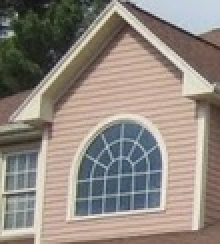
#> input picture data/House.jpg, 110 x 122 px, shrunk from 131 x 145 before the run (shown 2 times larger)
$ python SIFTdetection.py
#> lines starting #> are read from the running program, lines starting #| are printed output that depends on the picture; after the words box and inside, x2 and y2 are one past the last pixel; in counts of white or black regions, pixels touching at a corner belong together
import numpy as np
import cv2 as cv
from matplotlib import pyplot as plt
import time
from glob import glob
start_time=time.time()
try:
  MIN_MATCH_COUNT = 6
  img1 = cv.imread('data/House.jpg', 0)          # queryImage
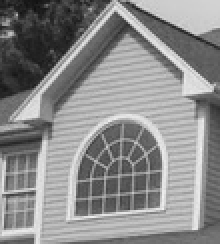
#> img1: shape (122, 110) (shown 2 times larger); min 17, max 244, mean 137.9
  imgpaths=glob('data/House/*')

  sift = cv.SIFT_create()
  FLANN_INDEX_KDTREE = 1
  index_params = dict(algorithm = FLANN_INDEX_KDTREE, trees = 5)
  search_params = dict(checks = 50)
  flann = cv.FlannBasedMatcher(index_params, search_params)

  for path in imgpaths[:3]:
    img2 = cv.imread(path, 0) # trainImage
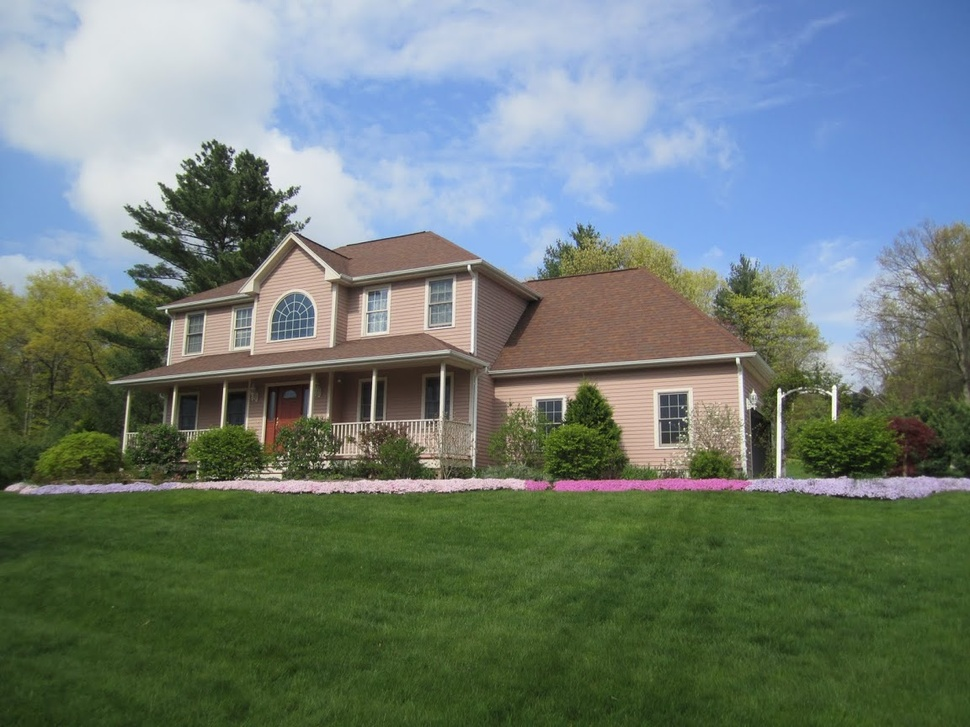
#> input picture data/House/IMG_0485.JPG, 970 x 727 px, shrunk from 1152 x 864 before the run
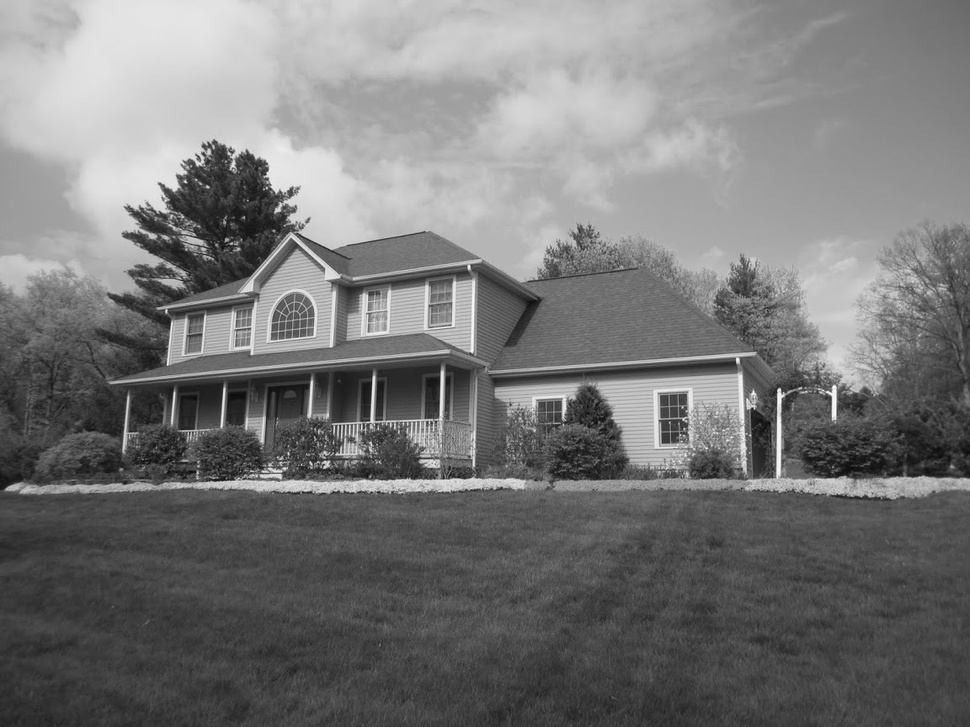
#> img2: shape (727, 970); min 9, max 255, mean 119.1
    # Initiate SIFT detector

    # find the keypoints and descriptors with SIFT
    kp1, des1 = sift.detectAndCompute(img1,None)
#> kp1 = 90 keypoints; strongest (x, y, size): (5, 17, 2.3), (15, 54, 8.6), (16, 96, 2), (98, 42, 7.9)
    kp2, des2 = sift.detectAndCompute(img2,None)
#> kp2 = 2171 keypoints; strongest (x, y, size): (779, 390, 2.6), (185, 181, 2), (780, 396, 5.7), (208, 187, 2.2)


    matches = flann.knnMatch(des1,des2,k=2)
#> matches = 90 matches
    # store all the good matches as per Lowe's ratio test.
    good = []
    print(len(matches[0]))
#| 2
    for m,n in matches:
        if m.distance < 0.7*n.distance:
            good.append(m)
#> this loop made 90 passes
#> after the loop, good = 57 matches
    if len(good)>MIN_MATCH_COUNT:
        src_pts = np.float32([ kp1[m.queryIdx].pt for m in good ]).reshape(-1,1,2)
#> src_pts = 57 rows, first 8: [5.2, 16.65], [5.2, 16.65], [7.06, 100.1], [7.87, 13.25], [9.32, 112.2], [10.56, 7.25], [11.22, 78.18], [12.82, 99.27]
        dst_pts = np.float32([ kp2[m.trainIdx].pt for m in good ]).reshape(-1,1,2)
#> dst_pts = 57 rows, first 8: [238.4, 248.9], [238.4, 248.9], [240.4, 332.4], [241.2, 245.5], [242.5, 344.4], [243.6, 239.8], [244.4, 310.6], [246, 331.5]
        M, mask = cv.findHomography(src_pts, dst_pts, cv.RANSAC,5.0)
#> M = [[1.02, -0.000545, 233.2], [0.0105, 1, 232.2], [3.9e-05, -5.2e-07, 1]]; mask = 57 values from 1 to 1
        matchesMask = mask.ravel().tolist()
#> matchesMask = 57 values from 1 to 1
        h,w= img1.shape
#> h = 122; w = 110
        pts = np.float32([ [0,0],[0,h-1],[w-1,h-1],[w-1,0] ]).reshape(-1,1,2)
#> pts = [[0, 0], [0, 121], [109, 121], [109, 0]]
        dst = cv.perspectiveTransform(pts,M)
#> dst = [[233.2, 232.2], [233.2, 353.4], [342.5, 353], [342.6, 232.4]]
        img2 = cv.polylines(img2,[np.int32(dst)],True,255,3, cv.LINE_AA)
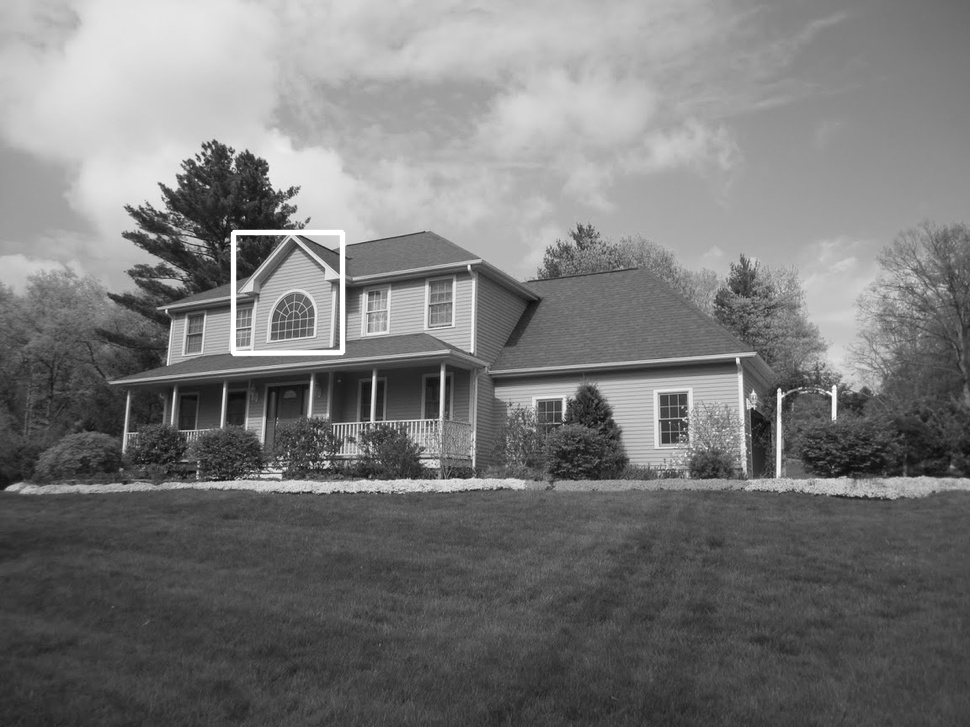
#> img2: shape (727, 970); 0.45% of pixels changed, all inside (x1, y1, x2, y2) = (230, 229, 346, 357)
    else:
        print( "Not enough matches are found - {}/{}".format(len(good), MIN_MATCH_COUNT) )
        matchesMask = None
    draw_params = dict(matchColor = (0,255,0), # draw matches in green color
                      singlePointColor = None,
                      matchesMask = matchesMask, # draw only inliers
                      flags = 2)
#> draw_params = 4 items
    img3 = cv.drawMatches(img1,kp1,img2,kp2,good,None,**draw_params)
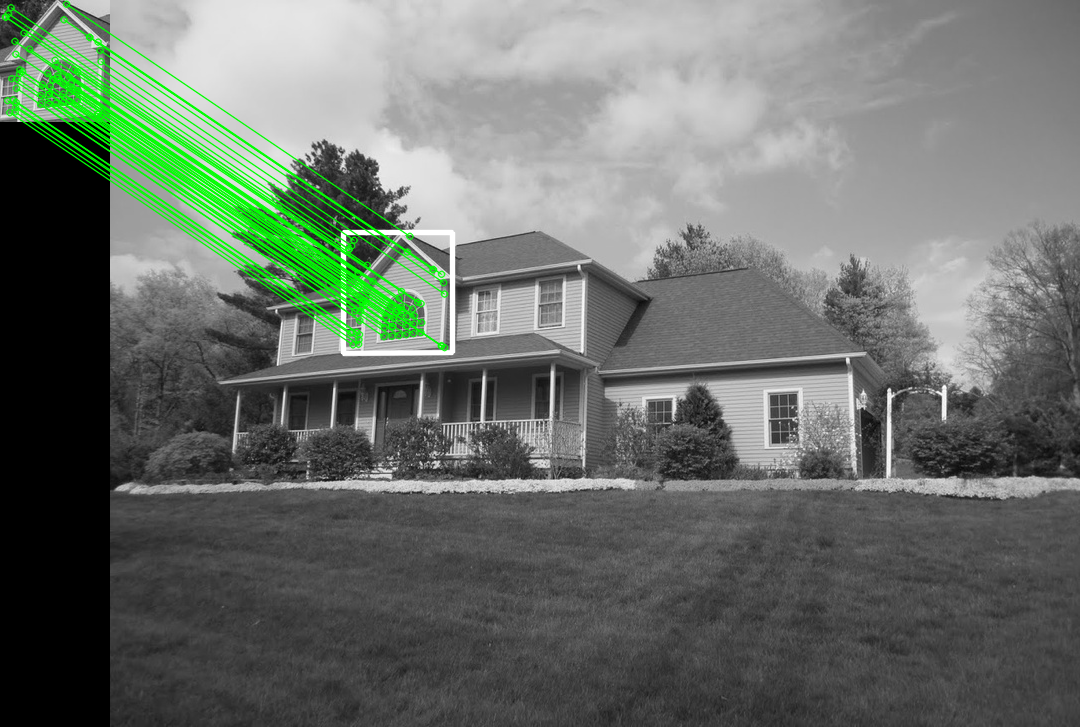
#> img3: shape (727, 1080, 3); mean of channels 0, 1, 2 105.7, 113, 105.7; drawn as B, G, R
    plt.figure(figsize=(18,18))
    plt.axis('off')
    plt.imshow(img3, cmap='gray')
    plt.show()
#> pass 2 of the loop `for path in imgpaths[:3]:`:
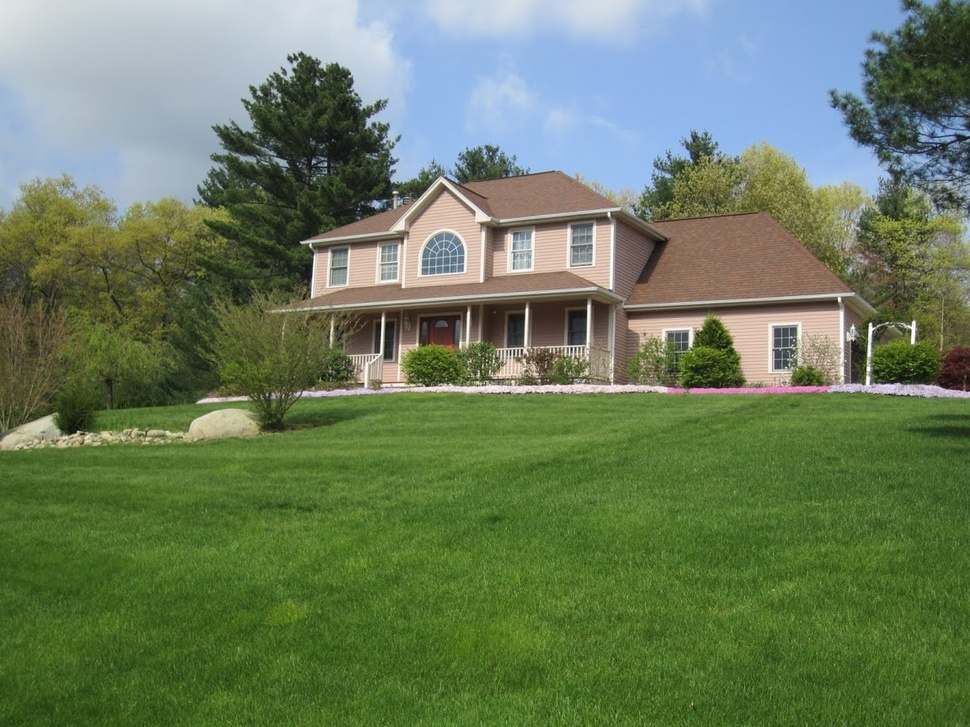
#> input picture data/House/IMG_0488.JPG, 970 x 727 px, shrunk from 1152 x 864 before the run
#> kp2 = 2995 keypoints; strongest (x, y, size): (468, 313, 2.7), (871, 329, 4.4), (394, 192, 2.1), (868, 369, 3.1)
#| 2
#> the loop `for m,n in matches:` made 90 passes
#> after the loop `for m,n in matches:`: good = 24 matches
#> src_pts = 24 rows, first 8: [7.06, 100.1], [24.64, 62.09], [40.16, 103.8], [40.46, 94.75], [47.16, 72.99], [48.15, 103.6], [49.54, 85.54], [52.43, 79.38]
#> dst_pts = 24 rows, first 8: [386, 266.6], [407.6, 232.5], [424.2, 271.1], [424.4, 262.8], [430.4, 243.2], [432.3, 270.9], [433.1, 254.9], [435.8, 248.9]
#> M = [[1.47, 0.101, 377.4], [0.247, 1.02, 170.3], [0.000872, 0.000201, 1]]; mask = 24 values, max 1 at index 0, min 0 at index 11, mean 0.958
#> matchesMask = [1, 1, 1, 1, 1, 1, 1, 1, 1, 1, 1, 0, 1, 1, 1, 1, 1, 1, 1, 1, 1, 1, 1, 1]
#> dst = [[377.4, 170.3], [380.3, 286.9], [491.5, 286.6], [491.3, 180.1]]
#> `img2 = cv.polylines(img2,[np.int32(dst)],True,255,3, cv.LINE_AA)`:
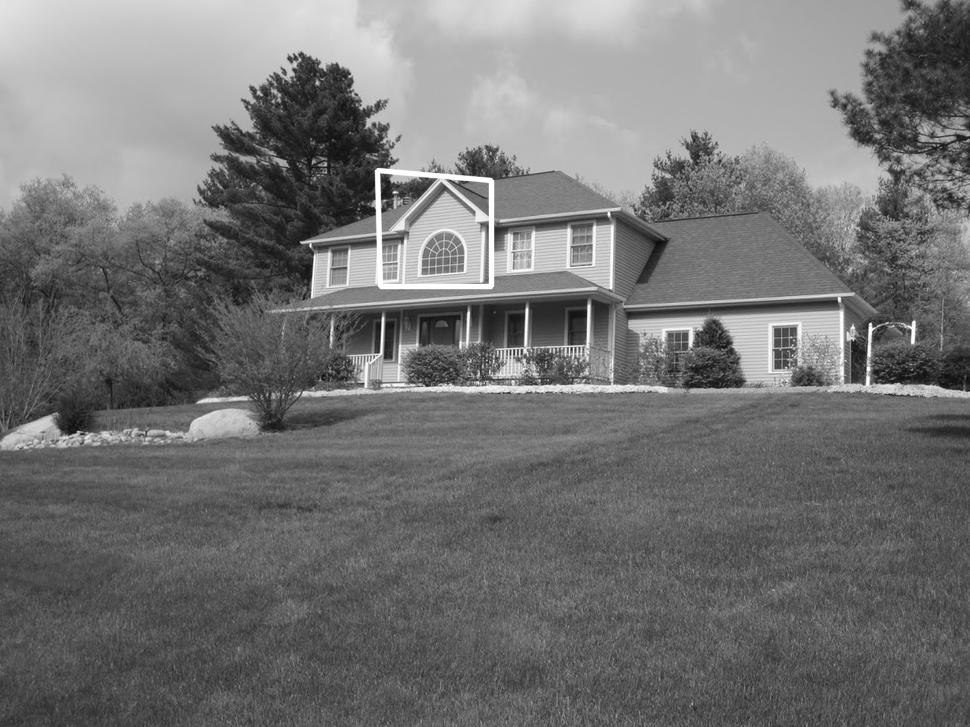
#> img2: shape (727, 970); min 6, max 255, mean 115.1
#> `img3 = cv.drawMatches(img1,kp1,img2,kp2,good,None,**draw_params)`:
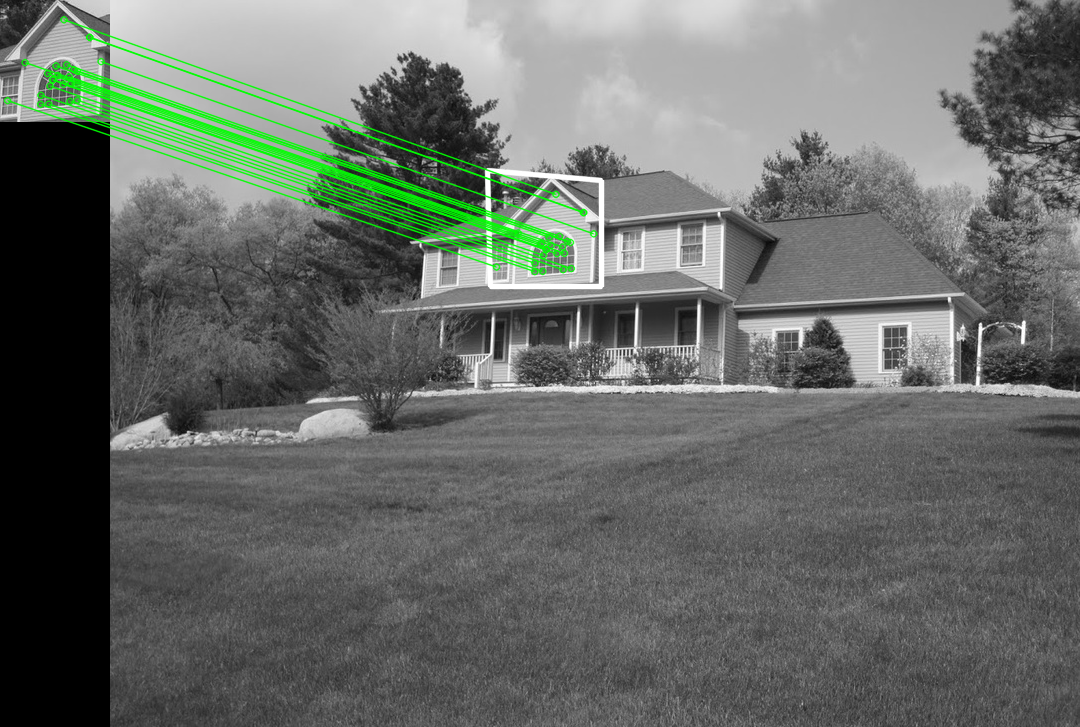
#> img3: shape (727, 1080, 3); mean of channels 0, 1, 2 103.2, 108, 103.2; drawn as B, G, R
except:
  print('')
print('Thời gian tính toán: %f'%(time.time()-start_time))
